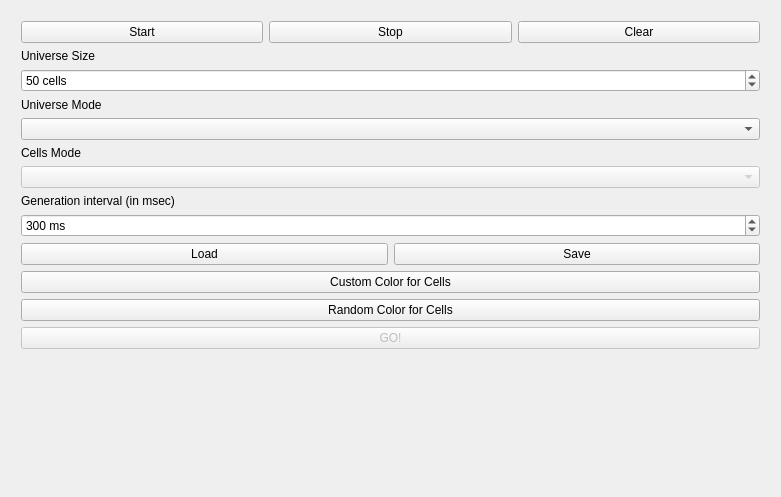
<?xml version="1.0" encoding="UTF-8"?>
<ui version="4.0">
 <class>MainWindow</class>
 <widget class="QMainWindow" name="MainWindow">
  <property name="geometry">
   <rect>
    <x>0</x>
    <y>0</y>
    <width>781</width>
    <height>497</height>
   </rect>
  </property>
  <property name="windowTitle">
   <string>Cellular Automata</string>
  </property>
  <widget class="QWidget" name="centralWidget">
   <widget class="QWidget" name="layoutWidget">
    <property name="geometry">
     <rect>
      <x>10</x>
      <y>10</y>
      <width>761</width>
      <height>476</height>
     </rect>
    </property>
    <layout class="QHBoxLayout" name="mainLayout">
     <item>
      <layout class="QVBoxLayout" name="gameLayout"/>
     </item>
     <item>
      <layout class="QVBoxLayout" name="settingsLayout">
       <item>
        <layout class="QHBoxLayout" name="controlLayout">
         <item>
          <widget class="QPushButton" name="startButton">
           <property name="text">
            <string>Start</string>
           </property>
          </widget>
         </item>
         <item>
          <widget class="QPushButton" name="stopButton">
           <property name="text">
            <string>Stop</string>
           </property>
          </widget>
         </item>
         <item>
          <widget class="QPushButton" name="clearButton">
           <property name="text">
            <string>Clear</string>
           </property>
          </widget>
         </item>
        </layout>
       </item>
       <item>
        <widget class="QLabel" name="universeSizeLabel">
         <property name="text">
          <string>Universe Size</string>
         </property>
        </widget>
       </item>
       <item>
        <widget class="QSpinBox" name="universeSizeControl">
         <property name="suffix">
          <string> cells</string>
         </property>
         <property name="minimum">
          <number>10</number>
         </property>
         <property name="maximum">
          <number>400</number>
         </property>
         <property name="value">
          <number>50</number>
         </property>
        </widget>
       </item>
       <item>
        <widget class="QLabel" name="universeModeLabel">
         <property name="text">
          <string>Universe Mode</string>
         </property>
        </widget>
       </item>
       <item>
        <widget class="QComboBox" name="universeModeControl"/>
       </item>
       <item>
        <widget class="QLabel" name="cellModeLabel">
         <property name="text">
          <string>Cells Mode</string>
         </property>
        </widget>
       </item>
       <item>
        <widget class="QComboBox" name="cellModeControl">
         <property name="enabled">
          <bool>false</bool>
         </property>
        </widget>
       </item>
       <item>
        <widget class="QLabel" name="generationIntervalLabel">
         <property name="text">
          <string>Generation interval (in msec)</string>
         </property>
        </widget>
       </item>
       <item>
        <widget class="QSpinBox" name="intervalControl">
         <property name="showGroupSeparator" stdset="0">
          <bool>false</bool>
         </property>
         <property name="suffix">
          <string> ms</string>
         </property>
         <property name="minimum">
          <number>50</number>
         </property>
         <property name="maximum">
          <number>100000</number>
         </property>
         <property name="singleStep">
          <number>10</number>
         </property>
         <property name="value">
          <number>300</number>
         </property>
        </widget>
       </item>
       <item>
        <layout class="QHBoxLayout" name="fileLayout">
         <item>
          <widget class="QPushButton" name="loadButton">
           <property name="text">
            <string>Load</string>
           </property>
          </widget>
         </item>
         <item>
          <widget class="QPushButton" name="saveButton">
           <property name="text">
            <string>Save</string>
           </property>
          </widget>
         </item>
        </layout>
       </item>
       <item>
        <widget class="QPushButton" name="colorSelectButton">
         <property name="text">
          <string>Custom Color for Cells</string>
         </property>
        </widget>
       </item>
       <item>
        <widget class="QPushButton" name="colorRandomButton">
         <property name="text">
          <string>Random Color for Cells</string>
         </property>
        </widget>
       </item>
       <item>
        <widget class="QPushButton" name="gameGoButton">
         <property name="enabled">
          <bool>false</bool>
         </property>
         <property name="text">
          <string>GO!</string>
         </property>
        </widget>
       </item>
       <item>
        <spacer name="verticalSpacer">
         <property name="orientation">
          <enum>Qt::Vertical</enum>
         </property>
         <property name="sizeHint" stdset="0">
          <size>
           <width>20</width>
           <height>40</height>
          </size>
         </property>
        </spacer>
       </item>
      </layout>
     </item>
    </layout>
   </widget>
  </widget>
 </widget>
 <layoutdefault spacing="6" margin="11"/>
 <resources/>
 <connections/>
</ui>
